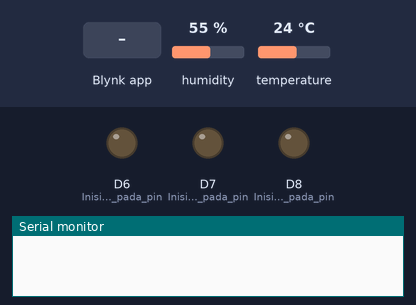
Recording of a sketch running on a simulated ESP8266 (NodeMCU). On the bench: output pins drawn as LEDs (lit = HIGH), the last lines printed to the serial monitor. The inputs (shaded band) are chosen by the test bench; at power-on: humidity 55 %, temperature 24 °C. WiFi joins after 1.5 s; servers stay silent unless stated.

Above: at 3.0 s.
3.1 s: Blynk app writes 1 to V1
At 3.8 s:
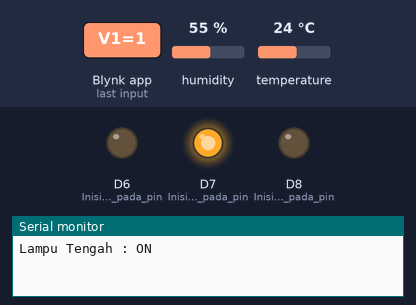
4.6 s: Blynk app writes 1 to V2
At 5.8 s:
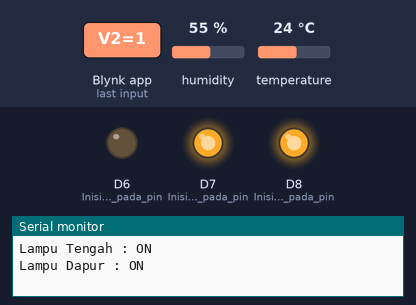
6.1 s: Blynk app writes 0 to V1
At 7.2 s:
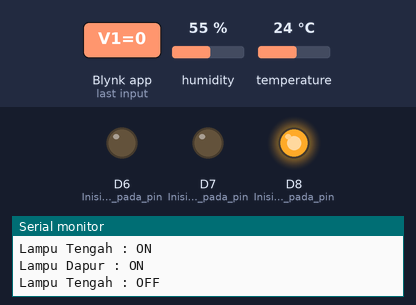
7.6 s: Blynk app writes 1 to V3
At 8.3 s:
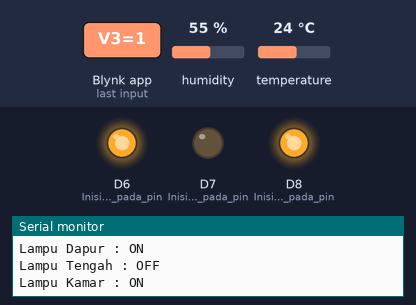
9.1 s: Blynk app writes 0 to V2
At 9.5 s:
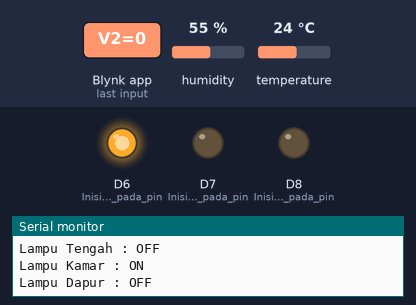
10.6 s: Blynk app writes 1 to V1
At 11.8 s:
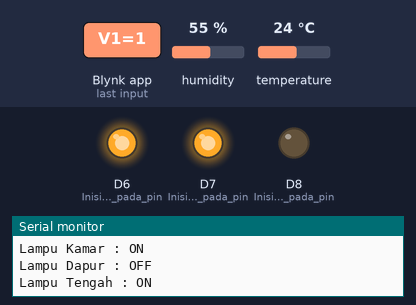
Timing chart, 0 to 13.1 s (numbered marks = the images above; inputs shaded):
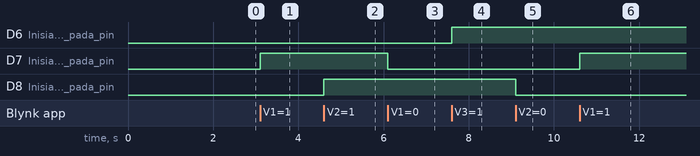

Measured:
- after the input at 3.1 s, D7 (Inisialisasi_LED_pada_pin): LOW → HIGH at once
- after the input at 4.6 s, D8 (Inisialisasi_LED_pada_pin): LOW → HIGH at once
- after the input at 6.1 s, D7 (Inisialisasi_LED_pada_pin): HIGH → LOW at once
- after the input at 7.6 s, D6 (Inisialisasi_LED_pada_pin): LOW → HIGH at once
- after the input at 9.1 s, D8 (Inisialisasi_LED_pada_pin): HIGH → LOW at once
- after the input at 10.6 s, D7 (Inisialisasi_LED_pada_pin): LOW → HIGH at once

The sketch:

kon.ino
```cpp
#define BLYNK_PRINT Serial      //Untuk menampilkan Pesan dari Blynk jika berhasil terhubung pada serial monitor
#include <ESP8266WiFi.h>        //modul nodemcu
#include <BlynkSimpleEsp8266.h> //Agar bisa terbaca di aplikasi Blynk
#include <DHT.h>                //sensor suhu

BlynkTimer timer;               //Library untuk timer pada Blynk

char auth[] = "uu6OYodPCh4Wr9tC_9HS0605swcFKJpK"; //Kode autentifikasi
char ssid[] = "POCO";                             //Nama hotspot
char pass[] = "12345678";                         //Password hotspot

int minTempValue;             //Deklarasi untuk minimal temperatur
int autoFanValue;             //Deklarasi nilai otomatisasi kipas

String buttonOffMsg = "Automatic Fan System is disabled.";  //Deklarasi nilai button message
String fanOnMsg = "Fan Status: ON";                         //Deklarasi nilai ketika kipas menyala
String fanOffMsg = "Fan Status: OFF";                       //Deklarasi nilai ketika kipas mati

BLYNK_WRITE(V0)      //Mendeklarasikan minimal suhu pada pin Virtual 0 (sesuai pada Blynk App)
{
  minTempValue = param.asInt(); //Membuat variabel menjadi int pada Blynk
}

BLYNK_WRITE(V6)     //Mendeklarasikan nilai otomatisasi kipas pada pin Virtual 6 (sesuai pada Blynk App)
{
  autoFanValue = param.asInt(); //Membuat variabel menjadi int pada Blynk
}

BLYNK_WRITE(V7)     //Mendeklarasikan kondisi kipas pada pin Virtual 7 (sesuai pada Blynk App)
{
  buttonOffMsg = param.asString();  //Membuat variabel menjadi String pada Blynk
  fanOnMsg = param.asString();      //Membuat variabel menjadi String pada Blynk
  fanOffMsg = param.asString();     //Membuat variabel menjadi String pada Blynk
}

BLYNK_WRITE(V1)     // Mendeklarasikan button lampu tengah pada pin Virtual 1 (sesuai pada Blynk App)
{
  int pinValue = param.asInt();           //Membuat variabel menjadi int pada Blynk

  if (pinValue == 1)                      //Kondisi percabangan untuk lampu On atau Off
  {
    Serial.println("Lampu Tengah : ON");  //Menampilkan output pada serial print
    digitalWrite(D7, HIGH);               //Menghidupkan lampu
  }
  else
  {
    Serial.println("Lampu Tengah : OFF"); //Menampilkan output pada serial print
    digitalWrite(D7, LOW);                //Mematikan lampu
  }
}

BLYNK_WRITE(V2)  // Mendeklarasikan button lampu dapur pada pin Virtual 2 (sesuai pada Blynk App)
{
  int pinValue = param.asInt();   //Membuat variabel menjadi int pada Blynk

  if (pinValue == 1) {            //Kondisi percabangan untuk lampu On atau Off
    Serial.println("Lampu Dapur : ON");   //Menampilkan output pada serial print
    digitalWrite(D8, HIGH);               //Menghidupkan lampu
  }
  else {
    Serial.println("Lampu Dapur : OFF");  //Menampilkan output pada serial print
    digitalWrite(D8, LOW);                //Mematikan lampu
  }
}

BLYNK_WRITE(V3) // Mendeklarasikan button lampu kamar pada pin Virtual 3 (sesuai pada Blynk App)
{
  int pinValue = param.asInt(); //Membuat variabel menjadi int pada Blynk

  if (pinValue == 1) {          //Kondisi percabangan untuk lampu On atau Off
    Serial.println("Lampu Kamar : ON");  //Menampilkan output pada serial print
    digitalWrite(D6, HIGH);              //Menghidupkan lampu
  }
  else {
    Serial.println("Lampu Kamar : OFF");  //Menampilkan output pada serial print
    digitalWrite(D6, LOW );               //Menghidupkan lampu
  }
}

DHT dht (D2, DHT11);    // Inisialisasi Sensor DHT11 (pada pin D2)

void BacaSuhu()           // Menampilkan Suhu pada Blynk
{
  Blynk.virtualWrite(V4, dht.readTemperature()); //Menampilkan output pada Blynk berupa hasil pembacaan suhu
}

void BacaLembab()           // Menampilkan Kelembaban pada Blynk
{
  Blynk.virtualWrite(V5, dht.readHumidity()); //Menampilkan output pada Blynk berupa hasil pembacaan kelembaban
}

void setup()
{
  // Debug console
  Serial.begin(9600);

  dht.begin();          // memulai sensor dht11
  timer.setInterval(5000L, BacaSuhu);     //Untuk timer intrval Suhu pada Blynk selama 5 detik
  timer.setInterval(5000L, BacaLembab);   //Untuk timer intrval Kelembaban pada Blynk selama 5 detik

  Blynk.begin(auth, ssid, pass, IPAddress(43, 229, 135, 169), 8080);    // Memulai Blynk
  pinMode(D6, OUTPUT);  // Inisialisasi LED pada pin D6
  pinMode(D7, OUTPUT);  // Inisialisasi LED pada pin D7
  pinMode(D8, OUTPUT);  // Inisialisasi LED pada pin D8

}


void loop()
{
  Blynk.run(); //inisialisasi untuk menghidupkan/menyambungkan blynk
  timer.run(); //finisialisasi untuk mengaktifkan fungsi timer pada Blynk

  if (autoFanValue > 0)   //Kondisi percabangan untuk Kipas On atau Off bergantung pada min suhu
  {
    if (dht.readTemperature() > minTempValue) { //Kondisi jika suhu lebih dari minimal suhu
      digitalWrite(D1, HIGH);                   //Kipas menyala
      Blynk.virtualWrite(V7, fanOnMsg);         //Menampilkan output pada Blynk sesuai nilai dari variabel
    }

    if (dht.readTemperature() < minTempValue) { //Kondisi jika suhu kurang dari minimal suhu
      digitalWrite(D1, LOW);                    //Kipas mati
      Blynk.virtualWrite(V7, fanOffMsg);        //Menampilkan output pada Blynk sesuai nilai dari variabel
    }
  }
  else {                                        //Kondisi jika button off pada Blynk ditekan
    digitalWrite(D1, LOW);                      //Kipas mati
    Blynk.virtualWrite(V7, buttonOffMsg);       //Menampilkan output pada Blynk sesuai nilai dari variabel
  }
}
```
